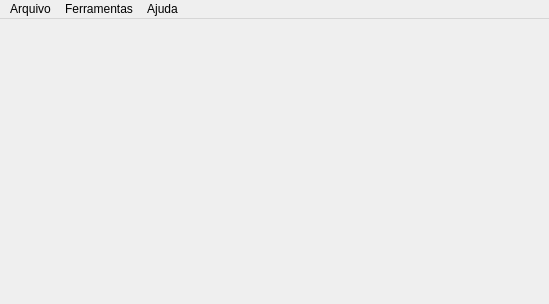
<?xml version="1.0" encoding="UTF-8"?>
<ui version="4.0">
 <class>jnlPrincipal</class>
 <widget class="QMainWindow" name="jnlPrincipal">
  <property name="geometry">
   <rect>
    <x>0</x>
    <y>0</y>
    <width>549</width>
    <height>304</height>
   </rect>
  </property>
  <property name="windowTitle">
   <string>Ninterplayer | Nintersoft</string>
  </property>
  <property name="styleSheet">
   <string notr="true"/>
  </property>
  <widget class="QWidget" name="conteudo">
   <property name="styleSheet">
    <string notr="true"/>
   </property>
   <layout class="QGridLayout" name="gridLayout">
    <property name="leftMargin">
     <number>0</number>
    </property>
    <property name="topMargin">
     <number>0</number>
    </property>
    <property name="rightMargin">
     <number>0</number>
    </property>
    <property name="bottomMargin">
     <number>0</number>
    </property>
    <property name="spacing">
     <number>0</number>
    </property>
    <item row="0" column="0">
     <layout class="QGridLayout" name="layout">
      <property name="spacing">
       <number>0</number>
      </property>
     </layout>
    </item>
   </layout>
  </widget>
  <widget class="QMenuBar" name="menuBar">
   <property name="geometry">
    <rect>
     <x>0</x>
     <y>0</y>
     <width>549</width>
     <height>21</height>
    </rect>
   </property>
   <widget class="QMenu" name="menuArquivo">
    <property name="title">
     <string>Arquivo</string>
    </property>
    <addaction name="actionAbrir_arquivo_de_udio"/>
    <addaction name="actionAbrir_arquivo_de_v_deo"/>
    <addaction name="separator"/>
    <addaction name="actionSair"/>
   </widget>
   <widget class="QMenu" name="menuAjuda">
    <property name="title">
     <string>Ajuda</string>
    </property>
    <addaction name="actionSobre"/>
   </widget>
   <widget class="QMenu" name="menuFerramentas">
    <property name="title">
     <string>Ferramentas</string>
    </property>
    <addaction name="actionConfigura_es"/>
   </widget>
   <addaction name="menuArquivo"/>
   <addaction name="menuFerramentas"/>
   <addaction name="menuAjuda"/>
  </widget>
  <action name="actionAbrir_arquivo_de_v_deo">
   <property name="text">
    <string>Abrir arquivo de vídeo</string>
   </property>
   <property name="shortcut">
    <string>Ctrl+V</string>
   </property>
  </action>
  <action name="action">
   <property name="text">
    <string>-</string>
   </property>
  </action>
  <action name="actionSair">
   <property name="text">
    <string>Sair</string>
   </property>
  </action>
  <action name="actionAbrir_arquivo_de_udio">
   <property name="text">
    <string>Abrir arquivo de áudio</string>
   </property>
   <property name="shortcut">
    <string>Ctrl+A</string>
   </property>
  </action>
  <action name="actionSobre">
   <property name="text">
    <string>Sobre</string>
   </property>
  </action>
  <action name="actionConfigura_es">
   <property name="text">
    <string>Configurações</string>
   </property>
  </action>
 </widget>
 <layoutdefault spacing="6" margin="11"/>
 <resources/>
 <connections/>
</ui>
